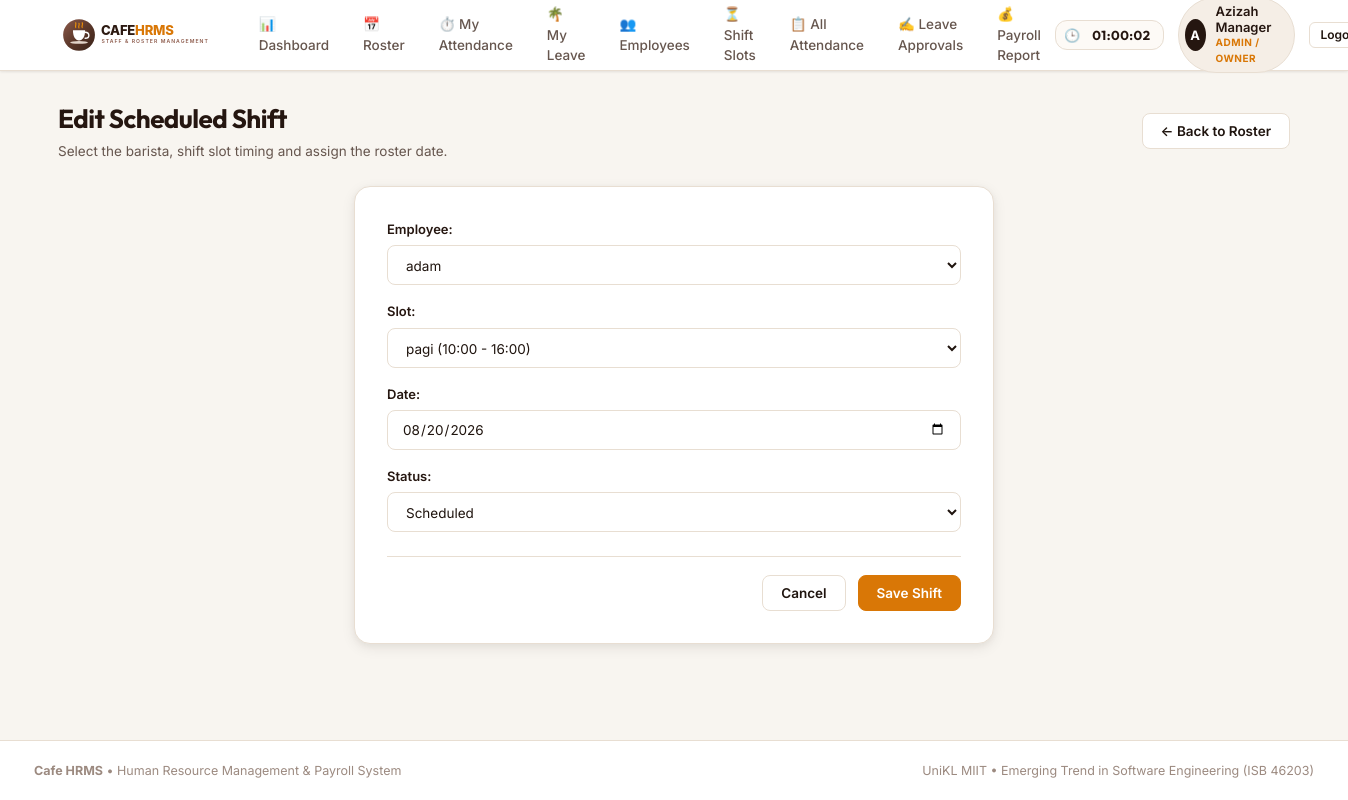
The page /roster/1/edit/ (signed in) on the database its author committed.
### cafe/models.py (models this page shows, shortened)
class Shift(models.Model):
    STATUS_CHOICES = [
        ("scheduled", "Scheduled"),
        ("completed", "Completed"),
        ("cancelled", "Cancelled"),
    ]
    employee = models.ForeignKey(User, on_delete=models.CASCADE)
    slot = models.ForeignKey(ShiftSlot, on_delete=models.CASCADE)
    date = models.DateField()
    status = models.CharField(max_length=20, choices=STATUS_CHOICES, default="scheduled")

### cafe/views.py (the view)
# urls.py: path('roster/<int:pk>/edit/', views.shift_update, name='shift_update'),
@login_required
def shift_update(request, pk):
    if not is_admin_or_manager(request.user):
        messages.error(request, "You are not allowed to edit shifts.")
        return redirect("roster")
    shift = get_object_or_404(Shift, pk=pk)
    if request.method == "POST":
        form = ShiftForm(request.POST, instance=shift)
        if form.is_valid():
            form.save()
            messages.success(request, "Shift updated.")
            return redirect("roster")
    else:
        form = ShiftForm(instance=shift)
    return render(request, "shift_form.html", {"form": form, "shift": shift})

### cafe/forms.py
class ShiftForm(StyledFormMixin, forms.ModelForm):
    class Meta:
        model = Shift
        fields = ["employee", "slot", "date", "status"]
        widgets = {
            "date": forms.DateInput(attrs={"type": "date", "class": "form-control"}),
        }

### cafe/models.py (called while the page is built)
    def __str__(self):
        return f"{self.name} ({self.start_time.strftime('%H:%M')} - {self.end_time.strftime('%H:%M')})"

### cafe/views.py (called while the page is built)
def is_admin_or_manager(user):
    if user.is_superuser:
        return True
    try:
        return user.employeeprofile.role in ["admin", "manager"]
    except EmployeeProfile.DoesNotExist:
        return False

### cafe/templates/shift_form.html (shortened to what this page needs)
{% extends "base.html" %}
{% block content %}
<div class="page-header">
    <div class="page-title-group">
        <h1>{% if shift %}Edit Scheduled Shift{% else %}Assign Shift to Employee{% endif %}</h1>
        <p class="page-subtitle">Select the barista, shift slot timing and assign the roster date.</p>
    </div>
    <div class="page-actions">
        <a href="{% url 'roster' %}" class="btn btn-secondary">&larr; Back to Roster</a>
    </div>
</div>
<div class="form-card">
    <form method="post">
        {{ form.as_p }}
        <div class="form-actions">
            <a href="{% url 'roster' %}" class="btn btn-secondary">Cancel</a>
            <button type="submit" class="btn btn-primary">Save Shift</button>
        </div>
    </form>
</div>
{% endblock %}

### cafe/templates/base.html (shortened to what this page needs)
{% load static %}
<!DOCTYPE html>
<html lang="en">
<head>
    <link rel="stylesheet" href="{% static 'css/style.css' %}">
</head>
<body>
    <header class="site-header">
        <div class="nav-container">
            <a href="{% url 'dashboard' %}" class="brand-wrapper">
                <img src="{% static 'images/logo.svg' %}" alt="Cafe HRMS Logo" class="brand-logo">
            </a>
            {% if user.is_authenticated %}
            <ul class="nav-menu">
                <li><a href="{% url 'dashboard' %}" class="nav-link">📊 Dashboard</a></li>
                <li><a href="{% url 'roster' %}" class="nav-link">📅 Roster</a></li>
                <li><a href="{% url 'my_attendance' %}" class="nav-link">⏱️ My Attendance</a></li>
                <li><a href="{% url 'my_leave_requests' %}" class="nav-link">🌴 My Leave</a></li>
                {% if user.is_superuser or user.employeeprofile.role == "admin" or user.employeeprofile.role == "manager" %}
                    <li><a href="{% url 'employee_list' %}" class="nav-link">👥 Employees</a></li>
                    <li><a href="{% url 'shiftslot_list' %}" class="nav-link">⏳ Shift Slots</a></li>
                    <li><a href="{% url 'attendance_list' %}" class="nav-link">📋 All Attendance</a></li>
                    <li><a href="{% url 'leave_approval_list' %}" class="nav-link">✍️ Leave Approvals</a></li>
                    <li><a href="{% url 'payroll_summary' %}" class="nav-link">💰 Payroll Report</a></li>
                {% endif %}
            </ul>
            <div class="nav-user-panel">
                <div class="quick-attendance-widget" title="Current Cafe Local Time">
                    <span style="font-size: 13px;">🕒</span>
                    <span id="live-clock-display" class="live-clock">--:--:--</span>
                </div>
                <div class="user-badge">
                    <div class="user-avatar">{{ user.username|slice:":1" }}</div>
                    <div class="user-info">
                        <span class="user-name">{{ user.get_full_name|default:user.username }}</span>
                        <span class="user-role-tag">
                            {% if user.is_superuser %}Admin / Owner
                            {% elif user.employeeprofile.role == 'manager' %}Store Manager
                            {% else %}Barista / Staff{% endif %}
                        </span>
                    </div>
                </div>
                <form method="post" action="{% url 'logout' %}" style="display:inline;">
                    <button type="submit" class="btn btn-secondary btn-sm" title="Sign out of system">Logout</button>
                </form>
            </div>
            {% else %}
            <div class="nav-user-panel">
                <a href="{% url 'login' %}" class="btn btn-primary btn-sm">Staff Login</a>
            </div>
            {% endif %}
        </div>
    </header>
    <main class="main-wrapper">
        {% block content %}{% endblock %}
    </main>
    <footer class="site-footer">
        <div class="footer-container">
            <div>
                <strong>Cafe HRMS</strong> &bull; Human Resource Management &amp; Payroll System
            </div>
            <div>
                UniKL MIIT &bull; Emerging Trend in Software Engineering (ISB 46203)
            </div>
        </div>
    </footer>
</body>
</html>

### rows shown on the page
Shift: employee "adam", slot "pagi (10:00 - 16:00)", date "08/20/2026", status "Scheduled"

### other values the page prints
{{ user.username|slice:":1" }} "A"
{{ user.get_full_name|default:user.username }} "Azizah Manager"
